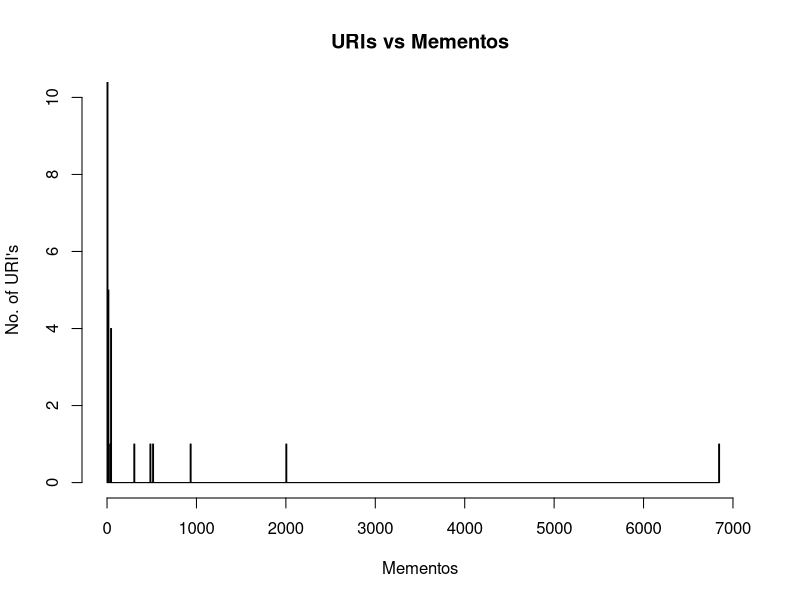

Write the R code that produced this figure.
d = read.table('memcount.json',col.name=c("mementos"))
hist(d$mementos,xlim=c(0,7000),ylim=c(0,10),breaks=500,col=5,main="URIs vs Mementos",ylab="No. of URI's",xlab="Mementos")